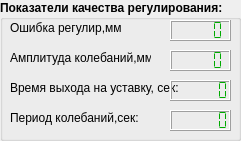
   <widget class="QGroupBox" name="group_6">
    <property name="geometry">
     <rect>
      <x>10</x>
      <y>420</y>
      <width>241</width>
      <height>141</height>
     </rect>
    </property>
    <property name="font">
     <font>
      <weight>75</weight>
      <bold>true</bold>
     </font>
    </property>
    <property name="title">
     <string>Показатели качества регулирования:</string>
    </property>
    <widget class="QLabel" name="label_15">
     <property name="geometry">
      <rect>
       <x>10</x>
       <y>110</y>
       <width>131</width>
       <height>16</height>
      </rect>
     </property>
     <property name="font">
      <font>
       <weight>50</weight>
       <bold>false</bold>
      </font>
     </property>
     <property name="text">
      <string>Период колебаний,сек:</string>
     </property>
    </widget>
    <widget class="QLCDNumber" name="lcd_signal_period">
     <property name="geometry">
      <rect>
       <x>170</x>
       <y>110</y>
       <width>61</width>
       <height>21</height>
      </rect>
     </property>
     <property name="palette">
      <palette>
       <active>
        <colorrole role="WindowText">
         <brush brushstyle="SolidPattern">
          <color alpha="255">
           <red>0</red>
           <green>170</green>
           <blue>0</blue>
          </color>
         </brush>
        </colorrole>
       </active>
       <inactive>
        <colorrole role="WindowText">
         <brush brushstyle="SolidPattern">
          <color alpha="255">
           <red>0</red>
           <green>170</green>
           <blue>0</blue>
          </color>
         </brush>
        </colorrole>
       </inactive>
       <disabled>
        <colorrole role="WindowText">
         <brush brushstyle="SolidPattern">
          <color alpha="255">
           <red>106</red>
           <green>104</green>
           <blue>100</blue>
          </color>
         </brush>
        </colorrole>
       </disabled>
      </palette>
     </property>
     <property name="font">
      <font>
       <weight>50</weight>
       <italic>true</italic>
       <bold>false</bold>
      </font>
     </property>
     <property name="smallDecimalPoint">
      <bool>false</bool>
     </property>
     <property name="numDigits">
      <number>6</number>
     </property>
     <property name="mode">
      <enum>QLCDNumber::Dec</enum>
     </property>
     <property name="segmentStyle">
      <enum>QLCDNumber::Flat</enum>
     </property>
     <property name="value" stdset="0">
      <double>0.000000000000000</double>
     </property>
    </widget>
    <widget class="QLCDNumber" name="lcd_signal_amplitude">
     <property name="geometry">
      <rect>
       <x>170</x>
       <y>50</y>
       <width>61</width>
       <height>21</height>
      </rect>
     </property>
     <property name="palette">
      <palette>
       <active>
        <colorrole role="WindowText">
         <brush brushstyle="SolidPattern">
          <color alpha="255">
           <red>0</red>
           <green>170</green>
           <blue>0</blue>
          </color>
         </brush>
        </colorrole>
       </active>
       <inactive>
        <colorrole role="WindowText">
         <brush brushstyle="SolidPattern">
          <color alpha="255">
           <red>0</red>
           <green>170</green>
           <blue>0</blue>
          </color>
         </brush>
        </colorrole>
       </inactive>
       <disabled>
        <colorrole role="WindowText">
         <brush brushstyle="SolidPattern">
          <color alpha="255">
           <red>106</red>
           <green>104</green>
           <blue>100</blue>
          </color>
         </brush>
        </colorrole>
       </disabled>
      </palette>
     </property>
     <property name="font">
      <font>
       <weight>50</weight>
       <italic>true</italic>
       <bold>false</bold>
      </font>
     </property>
     <property name="smallDecimalPoint">
      <bool>false</bool>
     </property>
     <property name="numDigits">
      <number>5</number>
     </property>
     <property name="mode">
      <enum>QLCDNumber::Dec</enum>
     </property>
     <property name="segmentStyle">
      <enum>QLCDNumber::Flat</enum>
     </property>
     <property name="value" stdset="0">
      <double>0.000000000000000</double>
     </property>
    </widget>
    <widget class="QLabel" name="label_16">
     <property name="geometry">
      <rect>
       <x>10</x>
       <y>50</y>
       <width>141</width>
       <height>16</height>
      </rect>
     </property>
     <property name="font">
      <font>
       <weight>50</weight>
       <bold>false</bold>
      </font>
     </property>
     <property name="text">
      <string>Амплитуда колебаний,мм:</string>
     </property>
    </widget>
    <widget class="QLabel" name="label_14">
     <property name="geometry">
      <rect>
       <x>10</x>
       <y>80</y>
       <width>171</width>
       <height>16</height>
      </rect>
     </property>
     <property name="font">
      <font>
       <weight>50</weight>
       <bold>false</bold>
      </font>
     </property>
     <property name="text">
      <string>Время выхода на уставку, сек:</string>
     </property>
    </widget>
    <widget class="QLCDNumber" name="lcd_cntrl_up_tm">
     <property name="geometry">
      <rect>
       <x>170</x>
       <y>80</y>
       <width>61</width>
       <height>21</height>
      </rect>
     </property>
     <property name="palette">
      <palette>
       <active>
        <colorrole role="WindowText">
         <brush brushstyle="SolidPattern">
          <color alpha="255">
           <red>0</red>
           <green>170</green>
           <blue>0</blue>
          </color>
         </brush>
        </colorrole>
       </active>
       <inactive>
        <colorrole role="WindowText">
         <brush brushstyle="SolidPattern">
          <color alpha="255">
           <red>0</red>
           <green>170</green>
           <blue>0</blue>
          </color>
         </brush>
        </colorrole>
       </inactive>
       <disabled>
        <colorrole role="WindowText">
         <brush brushstyle="SolidPattern">
          <color alpha="255">
           <red>106</red>
           <green>104</green>
           <blue>100</blue>
          </color>
         </brush>
        </colorrole>
       </disabled>
      </palette>
     </property>
     <property name="font">
      <font>
       <weight>50</weight>
       <italic>true</italic>
       <bold>false</bold>
      </font>
     </property>
     <property name="smallDecimalPoint">
      <bool>false</bool>
     </property>
     <property name="numDigits">
      <number>6</number>
     </property>
     <property name="mode">
      <enum>QLCDNumber::Dec</enum>
     </property>
     <property name="segmentStyle">
      <enum>QLCDNumber::Flat</enum>
     </property>
     <property name="value" stdset="0">
      <double>0.000000000000000</double>
     </property>
    </widget>
    <widget class="QLabel" name="label_18">
     <property name="geometry">
      <rect>
       <x>10</x>
       <y>20</y>
       <width>111</width>
       <height>16</height>
      </rect>
     </property>
     <property name="font">
      <font>
       <weight>50</weight>
       <bold>false</bold>
      </font>
     </property>
     <property name="text">
      <string>Ошибка регулир,мм:</string>
     </property>
    </widget>
    <widget class="QLCDNumber" name="lcd_cntrl_err">
     <property name="geometry">
      <rect>
       <x>170</x>
       <y>20</y>
       <width>61</width>
       <height>21</height>
      </rect>
     </property>
     <property name="palette">
      <palette>
       <active>
        <colorrole role="WindowText">
         <brush brushstyle="SolidPattern">
          <color alpha="255">
           <red>0</red>
           <green>170</green>
           <blue>0</blue>
          </color>
         </brush>
        </colorrole>
       </active>
       <inactive>
        <colorrole role="WindowText">
         <brush brushstyle="SolidPattern">
          <color alpha="255">
           <red>0</red>
           <green>170</green>
           <blue>0</blue>
          </color>
         </brush>
        </colorrole>
       </inactive>
       <disabled>
        <colorrole role="WindowText">
         <brush brushstyle="SolidPattern">
          <color alpha="255">
           <red>106</red>
           <green>104</green>
           <blue>100</blue>
          </color>
         </brush>
        </colorrole>
       </disabled>
      </palette>
     </property>
     <property name="font">
      <font>
       <weight>50</weight>
       <italic>true</italic>
       <bold>false</bold>
      </font>
     </property>
     <property name="frameShape">
      <enum>QFrame::Box</enum>
     </property>
     <property name="smallDecimalPoint">
      <bool>false</bool>
     </property>
     <property name="numDigits">
      <number>5</number>
     </property>
     <property name="mode">
      <enum>QLCDNumber::Dec</enum>
     </property>
     <property name="segmentStyle">
      <enum>QLCDNumber::Flat</enum>
     </property>
     <property name="value" stdset="0">
      <double>0.000000000000000</double>
     </property>
    </widget>
   </widget>
